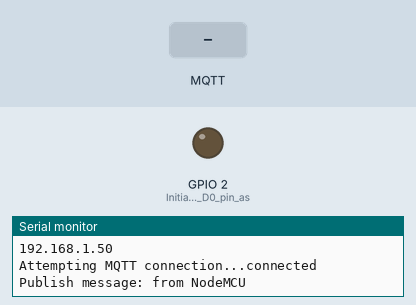
This sketch was run on a simulated ESP8266 (NodeMCU). On the bench: output pins drawn as LEDs (lit = HIGH), the last lines printed to the serial monitor. The inputs (shaded band) are chosen by the test bench. WiFi joins after 1.5 s; servers stay silent unless stated; random numbers use the default seed unless the sketch sets one; no MQTT or app messages arrive unless stated.

Above: at 2.7 s.
2.8 s: MQTT message "1" arrives on the first subscribed topic
At 3.9 s:
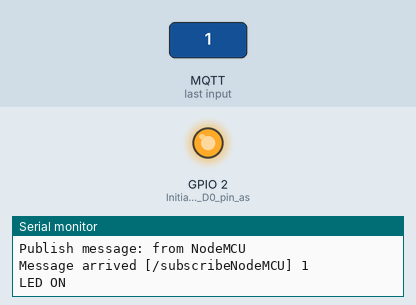
4.3 s: MQTT message "0" arrives on the first subscribed topic
At 5.1 s:
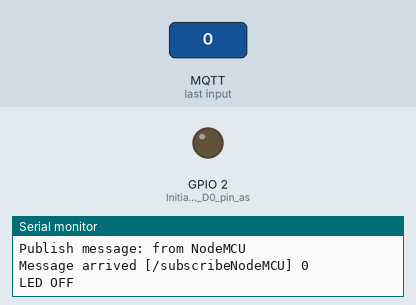
Timing chart, 0 to 7.3 s (numbered marks = the images above; inputs shaded):
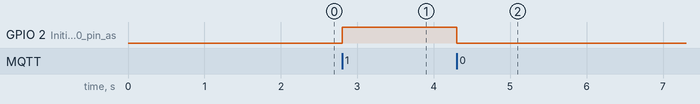

The sketch:

nodemcu_publish_subscribe_mqtt.ino
```cpp
#include <ESP8266WiFi.h>
#include <PubSubClient.h>

//Change this part using your WIFI Configuration
const char* ssid = "guetmantapo";         //name WIFI accespoint
const char* password = "mokopujiok";      //WIFI password


const char* mqtt_server = "postman.cloudmqtt.com";    // Address your MQTT Server/Broker

WiFiClient espClient;
PubSubClient client(espClient);
long lastMsg = 0;
char msg[50];
int value = 0;

void setup_wifi() {

  delay(10);
  // Connectiong to WIFI
  Serial.println();
  Serial.print("Connecting to ");
  Serial.println(ssid);

  WiFi.begin(ssid, password);

  while (WiFi.status() != WL_CONNECTED) {
    delay(500);
    Serial.print(".");
  }

  randomSeed(micros());

  Serial.println("");
  Serial.println("WiFi connected");
  Serial.println("IP address: ");
  Serial.println(WiFi.localIP());
}

// Get data from MQTT Server/broker (Subscribe mode)
void callback(char* topic, byte* payload, unsigned int length) {
  Serial.print("Message arrived [");
  Serial.print(topic);
  Serial.print("] ");
  for (int i = 0; i < length; i++) {
    Serial.print((char)payload[i]);
  }
  Serial.println();

  // Switch on the LED if an 1 was received as first character
  if ((char)payload[0] == '1') {
    digitalWrite(BUILTIN_LED, HIGH);   // Turn the LED ON
    Serial.println("LED ON");
  } else {
    digitalWrite(BUILTIN_LED, LOW);  // Turn the LED OFF
    Serial.println("LED OFF");
  }

}

void reconnect() {
  // Loop until we're reconnected
  while (!client.connected()) {
    Serial.print("Attempting MQTT connection...");
    // Create a random client ID
    String clientId = "ESP8266Client-";
    clientId += String(random(0xffff), HEX);
    // Attempt to connect
    if (client.connect(clientId.c_str(),"ylfxubjy","Bo3U7GcN5NAF")) {
      Serial.println("connected");
      client.subscribe("/subscribeNodeMCU");
    } else {
      Serial.print("failed, rc=");
      Serial.print(client.state());
      Serial.println(" try again in 5 seconds");
      // Wait 5 seconds before retrying
      delay(5000);
    }
  }
}

void setup() {
  pinMode(BUILTIN_LED, OUTPUT);     // Initialize the D0 pin as an output
  Serial.begin(115200);
  setup_wifi();
  client.setServer(mqtt_server, 14843);
  client.setCallback(callback);
}

void loop() {

  if (!client.connected()) {
    reconnect();
  }
  client.loop();

  long now = millis();
  if (now - lastMsg > 2000) {
    lastMsg = now;

  String messagetoPublish="from NodeMCU";
  Serial.print("Publish message: ");
  Serial.println(messagetoPublish.c_str());
  client.publish("/publishNodeMCU", messagetoPublish.c_str());   //publish to MQTT Server/Broker
  }
}
```

Measured:
- after the input at 2.8 s, GPIO 2 (Initialize_the_D0_pin_as): LOW → HIGH at once
- after the input at 4.3 s, GPIO 2 (Initialize_the_D0_pin_as): HIGH → LOW at once
